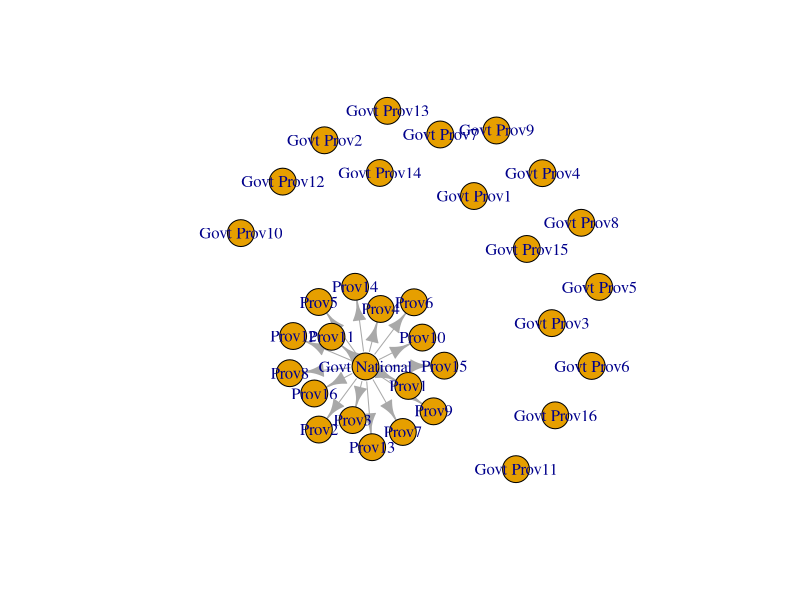
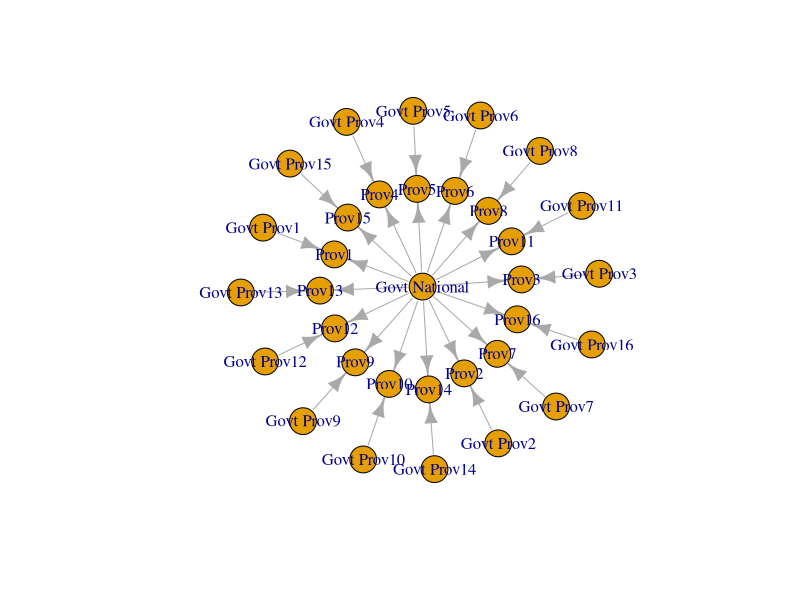
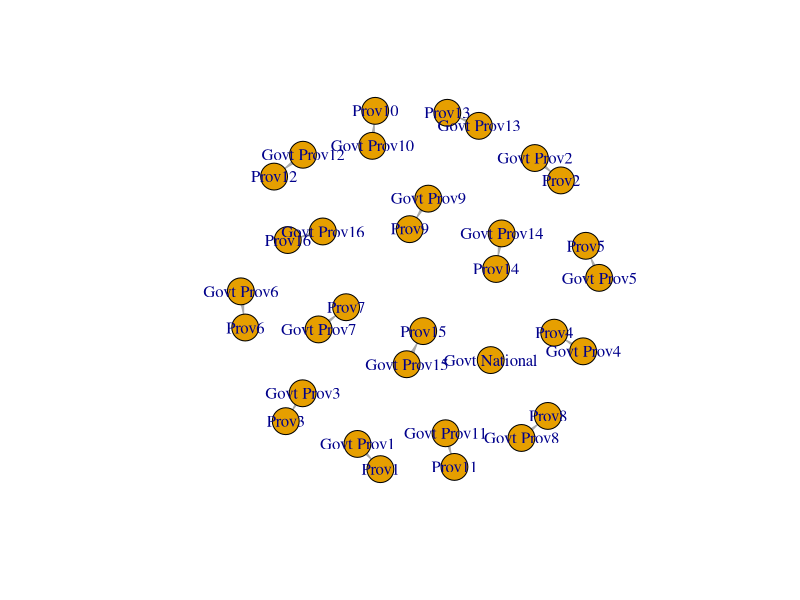

The R source for these figures, in order: (Note: this script raises an error after producing the figures.)

## The following R code provides
# some illustrative examples of a proposed measure of 'centralization' of government policies
# where 'centralization' is conceptualized as the degree to which the national government has
# sole control over policy making in a country
# By: Cindy Cheng

## The proposed measure accounts for the following issues:
# issue 0: must account for subnational cases
# issue 1:  must account for cases when there is a national level policy that covers all subnational regions
# issue 2 : must account for cases when there is a national level policy that targets some subnational regions
# issue 3: must account for cases over time

# ------------------------
# Load libraries
# ------------------------
library(igraph)


# ------------------------
# create archetypal/illustrative network graph
# ------------------------
# In this example there are:
  # 1 national government
  # 16 provincial governments
  # 16 geographical provinces

# create nodes for geographical provinces
provs = paste0('Prov', 1:16)
nodes = data.frame(c('Govt National', paste0('Govt Prov', 1:16), provs ))

# create edges between nat/prov governments and geographical provinces
natGov = data.frame(gov = 'Govt National', provs)
provGov = data.frame(gov = paste0('Govt Prov', 1:16), provs)
edges = rbind(natGov, provGov)

 
## create illustrative examples for cases where...

# the only policy that exists is at the national level which applies to all provinces; there are no provincial level policies
edges$link1 = c(rep(1, 16), rep(0, 16))

# there is both a national level policy that applies to all provinces and a provincial level policy for each respective province
edges$link2 = c(rep(1, 32))

# there is a national level policy that applies to all provinces and provincial level policies for some provinces
edges$link3 = c(rep(1, 16), sample(c(0,1), 16, replace = TRUE))

# there is a national level policiy that applies to some provinces and a provincial level policy that applies to some provinces
edges$link4 = sample(c(0,1), 32, replace = TRUE)

# there is no national level policy and a provincial level policy that applies for each respective provinces
edges$link5 = c(rep(0, 16), rep(1, 16))


# there is no policy
edges$link6 = c(rep(0, 32))


edges$link1_wt = ifelse(edges$link1 == 1, sample(seq(.1, 1, length = 10), length(which(edges$link1 == 1,)) , replace = TRUE), 0)


# https://rdrr.io/cran/CINNA/src/R/CINNA.R

network1 = graph_from_data_frame(edges[which(edges$link1 ==1),], nodes, directed = TRUE)      
network2 = graph_from_data_frame(edges[which(edges$link2 ==1),], nodes, directed = TRUE)     
network3 = graph_from_data_frame(edges[which(edges$link3 ==1),], nodes, directed = TRUE)     
network4 = graph_from_data_frame(edges[which(edges$link4 ==1),], nodes, directed = TRUE)     
network5 = graph_from_data_frame(edges[which(edges$link5 ==1),], nodes, directed = TRUE)     

network6 = graph_from_data_frame(edges[which(edges$link6 ==1),], nodes, directed = TRUE)     


plot(network1)
plot(network2)
plot(network5)
authority_score(network1)
hub_score(network1, weights = edges$link1_wt[1:16])

edges[which(edges$link1 ==1),]


hub_score(network5)
hub_score(network1)$vector[1]
hub_score(network2)$vector[1]
hub_score(network3)$vector[1]
hub_score(network4)$vector[1]
hub_score(network5)$vector[1]
hub_score(network5)
edges[which(edges$link1 ==1),1:3]
network1
data("zachary")
eigen_centrality(network1, directed = TRUE, weights = edges$link1_wt[1:16])
?centr_degree

eigen_centrality(network5)
?eigen_centrality
proper_centralities(network1)
calculate_centralities(network1, include = 'Degree Centrality')
calculate_centralities(zachary) 
plot(network6)
a = network1 %>% set_edge_attr( "weight", value = edges$link1_wt[1:16])

plot(a, edge.width = E(a)$weight)

 centr_eigen(network1)
## Run the programme
degree_w(network)

# }

 # https://cran.r-project.org/web/packages/CINNA/vignettes/CINNA.html
# https://www.sci.unich.it/~francesc/teaching/network/kleinberg.html

ifelse(edges$link1 == 1, sample(seq(.1, 1, length = 10), length(which(edges$link1 == 1)) , replace = TRUE), 0) %>% length()

edges
alpha.centrality(network1, weights =edges$link1_wt[1:16] )
?barycenter
g <- make_ring(10) %>%
  set_edge_attr("weight", value = 1:10) %>%
  set_edge_attr("color", value = "red")
g
plot(g, edge.width = E(g)$weight)
centr_degree(g)
?authority_score


edges
?centr_degree
plot(network1)
plot(network2)
plot(network3)
plot(network4)
plot(network5)
plot(network6)

# First Proposed Measure: 
# estimate the degree centrality of each respective illustrative network
  # the proposed measure would use network1 as the baseline measure for the highest degree of centralization 
  # and all other networks would be judged relative to this baseline
  # This measure would thus range from 0 to 1, where 0 is no centralization and 1 is full centralization
  # e.g. centr_degree(network1, mode = 'all')$centralization/centr_degree(network1, mode = 'all')$centralization == 1; this would be the 'most centralized' degree of policymaking
  # centr_degree(network5, mode = 'all')$centralization/centr_degree(network1, mode = 'all')$centralization ; this would be relatively 'decentralized' state of policymaking

centr_degree(network1, mode = 'all')
network1
centr_degree(network1, mode = 'all')

centr_degree(network2, mode = 'all')
centr_degree(network3, mode = 'all')
centr_degree(network4, mode = 'all')
centr_degree(network5, mode = 'all')

centr_degree(network6, mode = 'all')$centralization

# Second Proposed Measure: 
# estiamte the subgraph centrality of each node
  # the proposed measure would use the subgraph centrality of the national government as the baseline
  # where the subgraph centrality of the national government in network1 would be the the baseline measure for the highest degree of centralization 
  # and all other networks would be judged relative to this baseline
  # This measure would thus range from 0 to 1, where 0 is no centralization and 1 is full centralization
  # e.g. subgraph_centrality(network1)[1]/subgraph_centrality(network1)[1] == 1; this would be the 'most' centralized' degree of policymaking
  # subgraph_centrality(network1)[5]/subgraph_centrality(network1)[1] ; this would be relatively 'decentralized' state of policymaking
subgraph_centrality(network1)
subgraph_centrality(network2)
subgraph_centrality(network3)
subgraph_centrality(network4)
subgraph_centrality(network6)[1]
 


